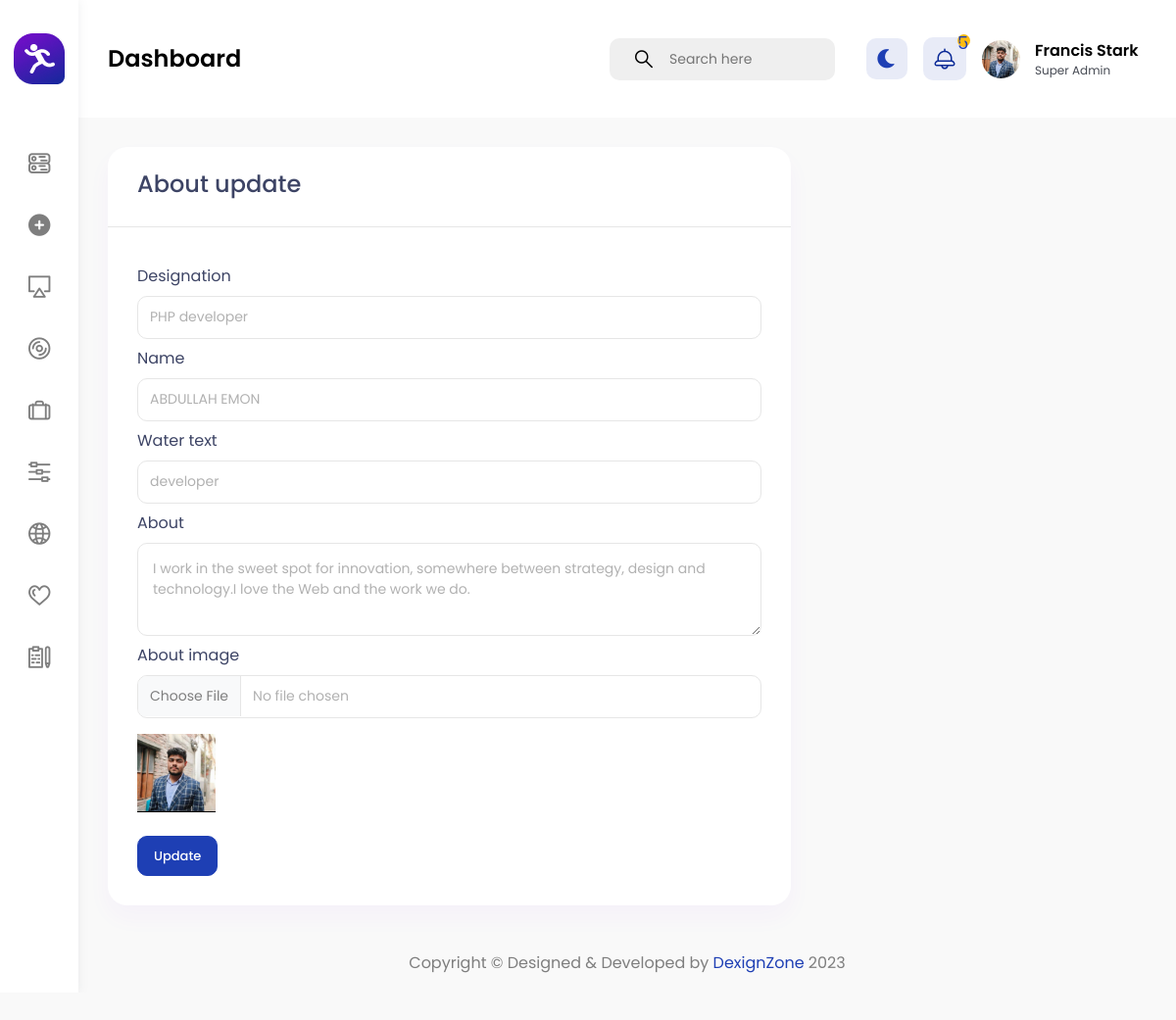
The page /about/about.php (signed in) on the database its author committed.
### tables this page shows
CREATE TABLE `users` (
  `id` int NOT NULL,
  `role` int DEFAULT NULL,
  `name` varchar(100) NOT NULL,
  `email` varchar(100) NOT NULL,
  `number` int NOT NULL,
  `gender` varchar(100) NOT NULL,
  `address` text NOT NULL,
  `country` varchar(100) NOT NULL,
  `hobbie` varchar(100) DEFAULT NULL,
  `password` varchar(100) NOT NULL,
  `user_photo` varchar(100) DEFAULT NULL
);

CREATE TABLE `abouts` (
  `id` int NOT NULL,
  `designation` varchar(100) NOT NULL,
  `name` varchar(100) NOT NULL,
  `watertext` varchar(12) NOT NULL,
  `about` text NOT NULL,
  `image` varchar(100) NOT NULL
);

### about/about.php (the view, shortened to what this page needs)
<?php
    require '../admin_page/header.php';
    require '../database/db_connect.php';
    $select = "SELECT * FROM abouts ";
    $select_res = mysqli_query($db_connect,$select);
    $after_assoc = mysqli_fetch_assoc($select_res);
?>
<div class="row">
    <div class="col-lg-8">
        <div class="card">
            <div class="card-header">
                <h3>About update</h3>
            </div>
            <div class="card-body">
                <form action="about_post.php" method="POST" enctype="multipart/form-data">
                    <div class="mt-2">
                        <label for="designation" class="form-label">Designation</label>
                        <input type="text" class="form-control" name="designation" placeholder="Enter designation" value="<?=$after_assoc['designation']?>"/>
                    </div>
                    <div class="mt-2">
                        <label for="name" class="form-label">Name</label>
                        <input type="text" class="form-control" name="name" placeholder="Enter name" value="<?=$after_assoc['name']?>"/>
                    </div>
                    <div class="mt-2">
                        <label for="watertext" class="form-label">Water text</label>
                        <input type="text" class="form-control" name="watertext" placeholder="Enter watertext" value="<?=$after_assoc['watertext']?>"/>
                    </div>
                    <div class="mt-2">
                        <label for="about" class="form-label">About</label>
                        <textarea type="text" class="form-control" name="about" cols="20" rows="3" placeholder="Enter about you"><?=$after_assoc['about']?></textarea>
                    </div>
                    <div class="mt-2">
                        <label for="image" class="form-label">About image</label>
                        <input type="file" class="form-control" name="image" placeholder="Enter image"/>
                    </div>
                    <div class="mt-3"><img width="80" height="80" src="/sage/about/image/<?=$after_assoc['image']?>"></div>
                    <div class="mt-4">
                        <button type="submit" class="btn btn-primary" name="btn-1">Update</button>
                    </div>
                </form>
            </div>
        </div>
    </div>
</div>
<?php require '../admin_page/footer.php'?>

### admin_page/header.php (shortened to what this page needs)
<?php
$loged_id = $_SESSION["loged_id"];
require '../database/db_connect.php';
$select_user = "SELECT * FROM users WHERE id= '$loged_id'";
$select_id_res = mysqli_query($db_connect,$select_user);
$select_id_assoc = mysqli_fetch_assoc($select_id_res);
$message_count = "SELECT COUNT(*) as total FROM messages WHERE status='deactive'";
$message_res_count = mysqli_query($db_connect,$message_count);
$sfter_assooc_count = mysqli_fetch_assoc($message_res_count);
?>
<!DOCTYPE html>
<html lang="en">
<head>
                    <link href="/sage/admin_page/vendor/chartist/css/chartist.min.css" rel="stylesheet" type="text/css"/>
                    <link href="/sage/admin_page/vendor/owl-carousel/owl.carousel.css" rel="stylesheet" type="text/css"/>
                    <link href="/sage/admin_page/vendor/bootstrap-select/css/bootstrap-select.min.css" rel="stylesheet" type="text/css"/>
                    <link href="/sage/admin_page/css/style.css" rel="stylesheet" type="text/css"/>
</head>
<body>
    <div id="main-wrapper">
        <div class="nav-header">
            <a href="index.html" class="brand-logo" aria-label="Gymove">
                <img class="logo-abbr" src="/SAGE/admin_page/images/logo.png" alt="">
            </a>
        </div>
<header class="header">
	<div class="header-content">
		<nav class="navbar navbar-expand">
			<div class="collapse navbar-collapse justify-content-between">
				<div class="header-left">
					<div class="dashboard_bar">
						Dashboard
					</div>
				</div>
				<ul class="navbar-nav header-right">
					<li class="nav-item">
						<form>
						<input type="hidden" name="_token" value="xFLqzqVT4MkdNcHgZHsrg31HVOv7i2yyXenRGlt8">							<div class="input-group search-area d-lg-inline-flex d-none me-3">
							  <span class="input-group-text" id="header-search">
									<button class="bg-transparent border-0" type="button" aria-label="header-search">
										<i class="flaticon-381-search-2"></i>
									</button>
							  </span>
							  <input type="text" class="form-control" placeholder="Search here" aria-label="Username" aria-describedby="header-search">
							</div>
						</form>
					</li>
					<li class="nav-item dropdown notification_dropdown">
						<a class="nav-link bell dz-theme-mode" href="javascript:void(0);" aria-label="theme-mode">
							<i id="icon-dark" class="fas fa-moon"></i>
						</a>
					</li>
					<li class="nav-item dropdown notification_dropdown">
						<a class="nav-link  ai-icon" href="javascript:void(0)" aria-label="bell" role="button" data-bs-toggle="dropdown">
							<div class="pulse-css"><?=($sfter_assooc_count['total'] <=9)?$sfter_assooc_count['total']:'9+'?></div>
						</a>
					</li>
					<li class="nav-item dropdown header-profile">
						<a class="nav-link" href="javascript:void(0)" role="button" data-bs-toggle="dropdown">
							<?php if($select_id_assoc['user_photo'] != null){ ?>
								<img src="/sage/upload/user_image/<?=$select_id_assoc['user_photo']?>"/>
							<?php }
							else{ ?>
								<img src="/SAGE/admin_page/images/profile/17.jpg" width="20" alt="">
							<?php } ?>
							<div class="header-info">
								<span class="text-black"><strong><?=$select_id_assoc['name']?></strong></span>
								<p class="fs-12 mb-0">Super Admin</p>
							</div>
						</a>
					</li>
				</ul>
			</div>
		</nav>
	</div>
</header>
        <div class="deznav">
	<div class="deznav-scroll">
		<ul class="metismenu" id="menu">
			<li><a class="has-arrow ai-icon" href="../admin_page/admin.php">
					<i class="flaticon-381-networking"></i>
				</a>
			</li>
			<li><a class="has-arrow ai-icon" href="../expertise/skills_add.php">
					<i class="fa fa-plus-circle" aria-hidden="true"></i>
				</a>
			</li>
			<li><a class="has-arrow ai-icon" href="../user/user_list.php">
					<i class="flaticon-381-television"></i>
				</a>
			</li>
			<li><a class="has-arrow ai-icon" href="/sage/logo/logo.php" aria-expanded="false">
					<i class="flaticon-381-compact-disc-1"></i>
				</a>
			</li>
			<li><a class="has-arrow ai-icon" href="/sage/about/about.php">
					<i class="flaticon-381-briefcase"></i>
				</a>
			</li>
			<li><a class="has-arrow ai-icon" href="/sage/Services/service.php">
					<i class="flaticon-381-controls-3"></i>
				</a>
			</li>
			<li><a class="has-arrow ai-icon" href="/sage/protfolio/protfolio.php">
					<i class="flaticon-381-internet"></i>
				</a>
			</li>
			<li><a class="has-arrow ai-icon" href="/sage/team/add_team.php">
					<i class="flaticon-381-heart"></i>
				</a>
			</li>
			<li><a class="has-arrow ai-icon" href="/sage/message/message.php">
					<i class="flaticon-381-notepad"></i>
				</a>
			</li>
		</ul>
	</div>
</div>
<div class="content-body">
	<div class="container-fluid">

### admin_page/header.php (style rules this page uses)
.card { height: auto!important; }

### rows shown on the page
users: user_photo (picture), name "Francis Stark"
abouts: designation "PHP developer", name "ABDULLAH EMON", watertext "developer", about "I work in the sweet spot for innovation, somewhere between strategy, design and technology.I love the Web and the work we do.", image (picture)

### other values the page prints
$sfter_assooc_count['total'] "5"
